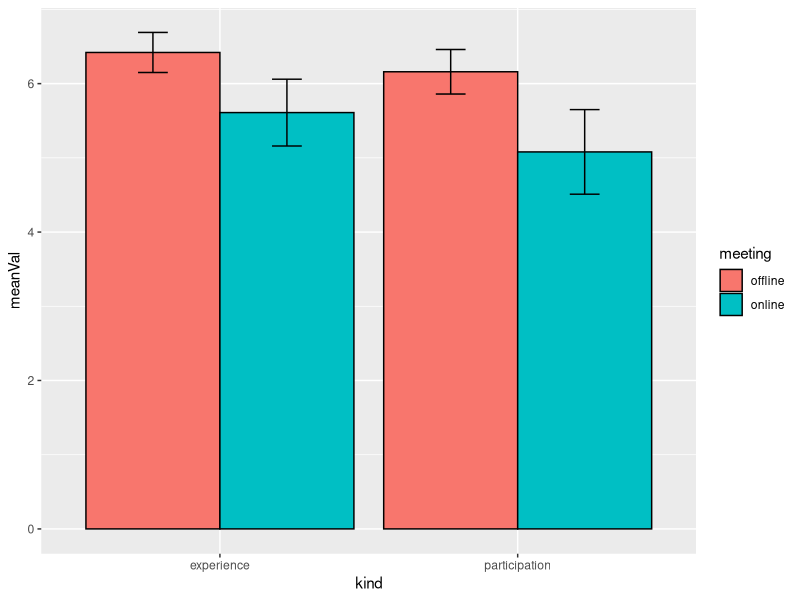
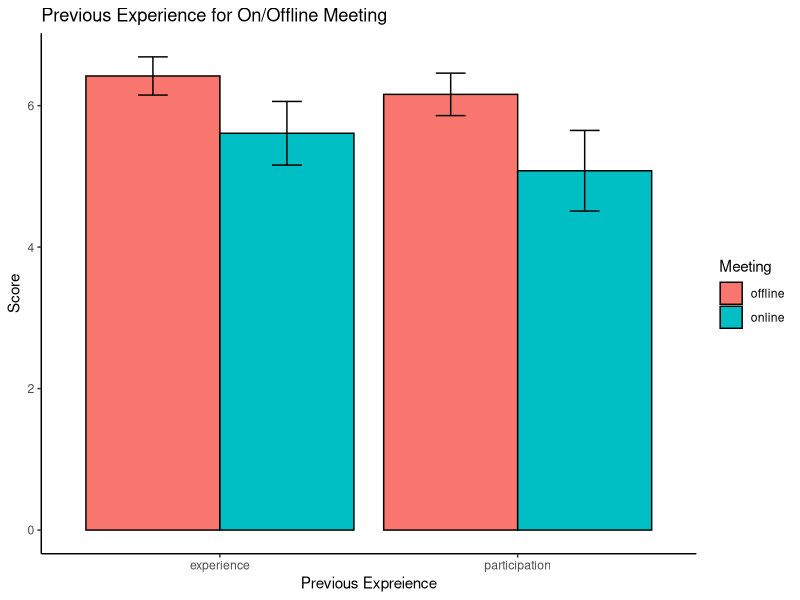

Recreate these plots in R, in order.
#install.package("")
install.packages("ggplot2")
install.packages("pylr")
install.packages("dplyr")
library(ggplot2)
library(plyr)
library(dplyr)

### Set File Path for Window Environment
setwd('C:/Users/LeeSooHwan/Desktop/DataVisualization-ZoomProj')
### Set File Path for Mac Environment
setwd("/Users/Soohwan/Desktop/DataVisualization-ZoomProj")



### Read Raw Data
data <- read.csv(file = "./rawData/questionnaire/rawData.csv", header=T, fileEncoding="UTF-8-BOM")



### Age of Participants
meanAge = mean(data$age)
variationAge = var(data$age)
stdAge = sd(data$age)



### Normality Test
# Previous Experience
shapiro.test(data$offlineExperience)
shapiro.test(data$offlineAggressivity)
shapiro.test(data$onlineExperience)
shapiro.test(data$onlineAggressivity)

# Online Experience - Participation Change
shapiro.test(data$onlineMeetingParticipationChange)
shapiro.test(data$onlineClassParticipationChange)

# Online Experience - Overal Satisfaction
shapiro.test(data$onlineSatisfaction)
shapiro.test(data$onlineVerbalSatisfaction)
shapiro.test(data$onlineNonverbalSatisfaction)



### Data Preprocessing Function (summary data)
data_summary <- function(data, varname, groupnames){
  require(plyr)
  summary_func <- function(x, col){
    c(mean = mean(x[[col]], na.rm=TRUE), sd = sd(x[[col]], na.rm=TRUE))
  }
  data_sum<-ddply(data, groupnames, .fun=summary_func,varname)
  data_sum <- rename(data_sum, c("mean" = varname))
  return(data_sum)
}



### Previous Experience for On/Offline Meeting
# Data Preprocessing
previousExperience <- read.csv(file = "./rawData/questionnaire/previousExperience.csv", header=T, fileEncoding="UTF-8-BOM")
head(previousExperience)
m <- c("offline", "online")
k <- c("experience", "participation")
pe_summary <- data.frame(matrix(ncol = 6))
colnames(pe_summary) <- c("meeting", "kind", "meanVal", "sdVal", "seVal", "ciVal")
for (i in 1:length(m)) {
  for (j in 1:length(k)) {
    meanVal <- (mean(subset(previousExperience, previousExperience$meeting == m[i] & previousExperience$kind == k[j])$value))
    sdVal <- (sd(subset(previousExperience, previousExperience$meeting == m[i] & previousExperience$kind == k[j])$value))
    seVal <- sdVal/sqrt(38)
    ciVal <- 1.96*seVal
    pe_summary <- rbind(pe_summary, c(m[i], k[j], round(meanVal,2), round(sdVal,2), round(seVal,2), round(ciVal,2)))
  } 
} 
pe_summary <- pe_summary[-1 , ]
row.names(pe_summary) = NULL

# Change the Mean & Std to Numeric Value
pe_summary$meanVal = as.numeric(pe_summary$meanVal)
pe_summary$sdVal = as.numeric(pe_summary$sdVal)
pe_summary$seVal = as.numeric(pe_summary$seVal)
pe_summary$ciVal = as.numeric(pe_summary$ciVal)

# Default bar plot with 95% confidence level error bar
p <- ggplot(pe_summary, aes(x=kind, y=meanVal, fill=meeting)) + 
  geom_bar(stat="identity", color="black", position=position_dodge()) +
  geom_errorbar(aes(ymin=meanVal-ciVal, ymax=meanVal+ciVal), width=.2,position=position_dodge(.9))
print(p)
# Finished bar plot
p+labs(title="Previous Experience for On/Offline Meeting", x="Previous Expreience", y = "Score", fill = "Meeting")+theme_classic()

# paried t-test for experience
t.test(subset(previousExperience, meeting == "offline" & kind == "experience")$value 
       - subset(previousExperience, meeting =="online" & kind == "experience")$value)
# paired t-test for participation
t.test(subset(previousExperience, meeting == "offline" & kind == "participation")$value 
       - subset(previousExperience, meeting =="online" & kind == "participation")$value)



### Online Experience - Participation Change ###
# Elicit dataframe form main data
onlineParticipationChange = subset(data, select = c(onlineMeetingParticipationChange, onlineClassParticipationChange))
# Data Visualization





### Online Experience - Overal Satisfaction
# Elicit dataframe form main data
onlineSatisfaction = subset(data, select = c(onlineSatisfaction,onlineVerbalSatisfaction,onlineNonverbalSatisfaction))
# Data Visualization

